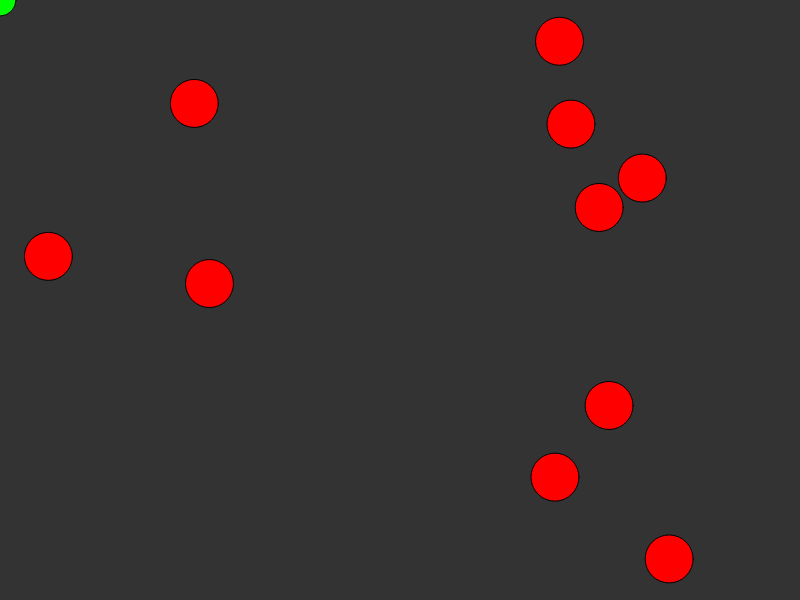
Frame 1 (no input)
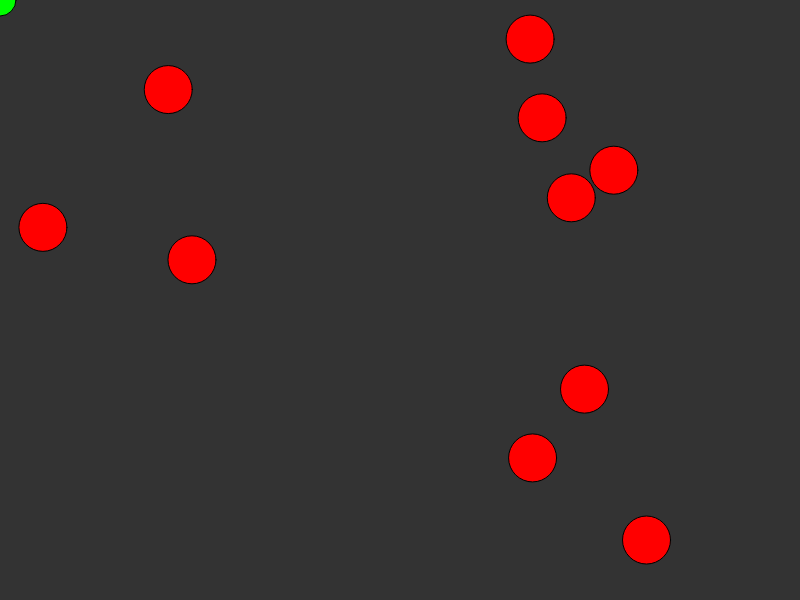
Frame 60 (no input)
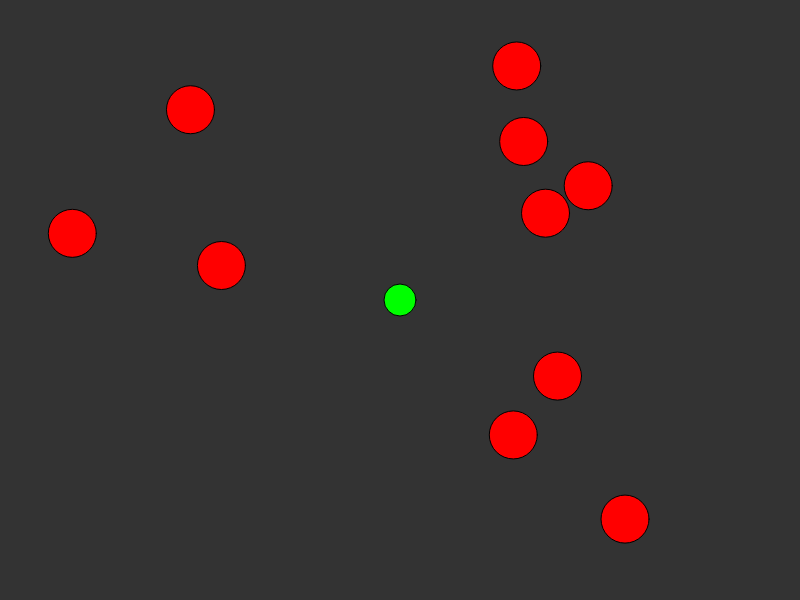
Frame 120 (the mouse pressed at the canvas centre since frame 60)

The p5.js sketch that drew these frames (run headless with seeded random() and noise() and a simulated clock; from frame 60 on, the mouse is pressed at the canvas centre):

// p5.js sketch
// ── sketch.js
// Definisi kelas Walker
class Walker {
  constructor(x, y) {
    this.position = createVector(x, y);
    this.velocity = createVector(0, 0);
    this.acceleration = createVector(0, 0);
  }

  // Metode untuk menampilkan Walker di canvas
  display() {
    stroke(0);
    fill(255, 0, 0);
    ellipse(this.position.x, this.position.y, 48, 48); // Bentuk visual Walker (zombie)
  }

  // Metode untuk memperbarui posisi Walker
  update() {
    this.velocity.add(this.acceleration);
    this.position.add(this.velocity);
    this.acceleration.mult(0); // Reset percepatan setelah diterapkan
  }

  // Metode untuk mengatur percepatan menuju karakter
  seek(target) {
    let desired = p5.Vector.sub(target, this.position); // Hitung vektor ke arah target
    desired.setMag(0.5); // Atur kecepatan maksimum
    let steer = p5.Vector.sub(desired, this.velocity);
    this.acceleration.add(steer);
  }

  // Metode untuk memeriksa batas canvas dan memantulkan Walker jika perlu
  checkEdges() {
    if (this.position.x > width || this.position.x < 0) {
      this.velocity.x *= -1;
    }
    if (this.position.y > height || this.position.y < 0) {
      this.velocity.y *= -1;
    }
  }
}

let walkers = []; // Array untuk menyimpan objek Walker

function setup() {
  createCanvas(800, 600);
  // Membuat objek Walker secara acak di canvas
  for (let i = 0; i < 10; i++) {
    walkers.push(new Walker(random(width), random(height)));
  }
}

function draw() {
  background(51);

  // Menampilkan dan memperbarui posisi karakter
  fill(0, 255, 0);
  ellipse(mouseX, mouseY, 32, 32); // Bentuk visual karakter

  // Memperbarui dan menampilkan setiap Walker (zombie)
  for (let walker of walkers) {
    walker.seek(createVector(mouseX, mouseY)); // Mengejar karakter
    walker.update();
    walker.checkEdges();
    walker.display();
  }
}
